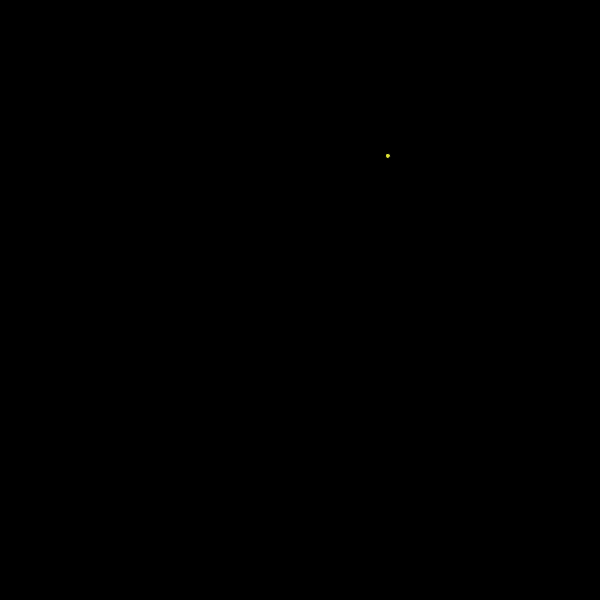
Frame 1 (no input)
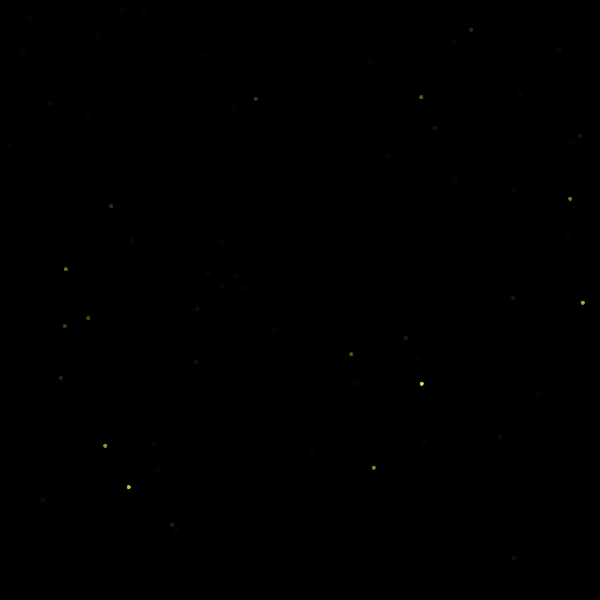
Frame 60 (the mouse pressed at the canvas centre just before this capture)
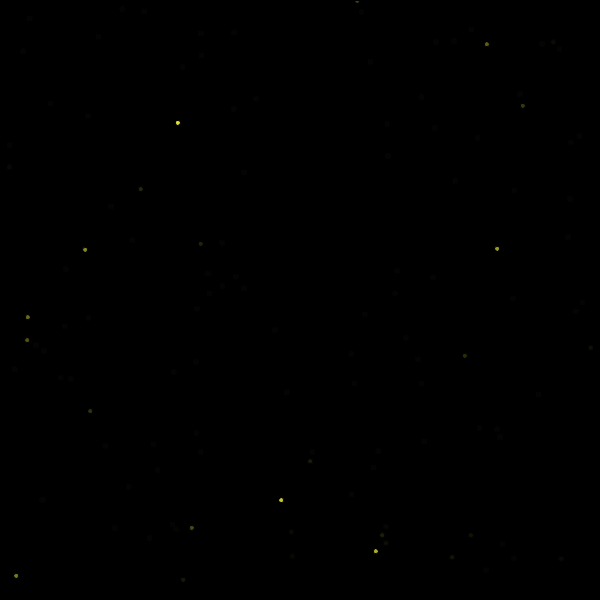
Frame 120 (the mouse held since frame 60 and released just before this capture)

The Processing sketch that drew these frames (run headless with seeded random() and noise(); from frame 60 on, the mouse is pressed at the canvas centre):

// Processing sketch: color
// ── color.pde
int x;

void setup(){
  background(0);
  size(600,600);
}

void draw(){
  fill(#FBFF3B);
    x++;
  ellipse(random(width),random(height),5,5);
  fill(x%1,0,0,30);
  rect(0,0,width,height);
}
